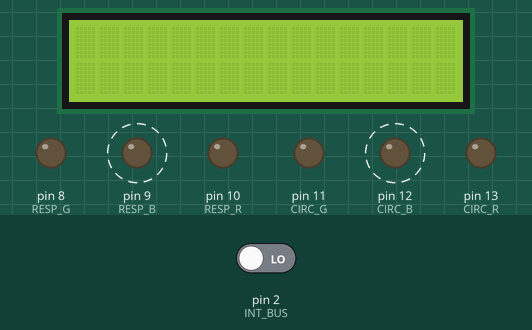
The sketch below on a simulated Arduino Uno, built with avr-gcc and run on an emulated ATmega328P. Shown: 16×2 character LCD, output pins drawn as LEDs (lit = HIGH). Dashed ring = blinking. The inputs (shaded band) are chosen by the test bench; at power-on: pin 2 (INT_BUS) LOW. What the sketch prints to the serial monitor is not drawn.

Above: at 0.2 s.
At 0.86 s:
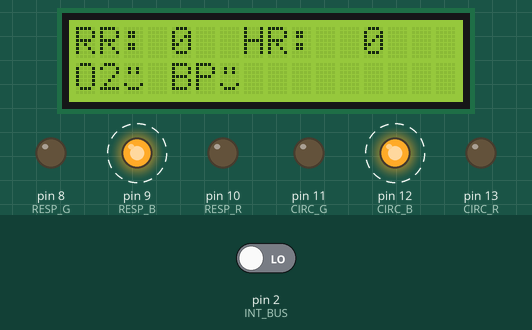
Timing chart, 0 to 130.0 s (numbered marks = the images above):
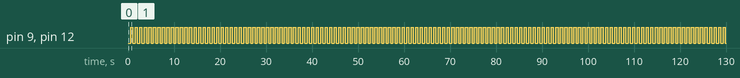

Measured:
- by itself, pin 9 (RESP_B), pin 12 (CIRC_B): alternates HIGH for 0.49 s and LOW for 0.49 s

The sketch:

vitals_wristband.ino
```cpp
#include <Wire.h>
#include <LiquidCrystal_I2C.h>

LiquidCrystal_I2C lcd(0x27, 16, 2);

// Pin definitions
// INT_BUS is the shared interrupt line that triggers INT0 on Arduino pin 2.
// The ISR then reads Port D to see which individual sensor line is high.
#define INT_BUS     2
#define HR_PIN      3
#define RR_PIN      4
#define SPO2_PIN    5
#define BP_LO_PIN   6
#define BP_HI_PIN   7

// Respiratory LED (common cathode RGB: writing HIGH turns that color on)
#define RESP_R      10
#define RESP_B      9
#define RESP_G      8

// Circulatory LED (common cathode RGB: writing HIGH turns that color on)
#define CIRC_R      13
#define CIRC_B      12
#define CIRC_G      11

// Timer constants
// All times below are expressed in software "ticks" of Timer1 Compare Match A.
// One tick = one TIMER1_COMPA interrupt = about 16.384 ms.
#define HR_WIN_OVF       366UL   // ~6 s heart-rate measurement window
#define RR_WIN_OVF       732UL   // ~12 s respiratory-rate measurement window
#define DEBOUNCE_OVF       3UL   // ~49 ms debounce window
#define FLASH_OVF         30UL   // ~500 ms LED blink period
#define LCD_OVF           30UL   // ~500 ms LCD refresh period
#define LATCH_30S_OVF   1831UL   // ~30 s latch duration

// Counts gathered over a fixed window are scaled to a per-minute rate.
#define BPM_SCALE   10UL         // 6 s window -> multiply by 10 for BPM
#define RPM_SCALE    5UL         // 12 s window -> multiply by 5 for RPM

// ISR-shared variables
// volatile tells the compiler these values can change outside normal code flow
// --> always read from memory rather than caching
volatile uint32_t ovf_count     = 0;   // software timebase; increments every Timer1 compare match (~16.384 ms)

volatile uint8_t  hr_count      = 0;   // accepted HR pulses in current 6 s window
volatile uint32_t hr_win_start  = 0;   // tick when current HR window began
volatile uint32_t hr_last       = 0;   // tick of last accepted HR pulse (for debounce)

volatile uint8_t  rr_count      = 0;   // accepted RR pulses in current 12 s window
volatile uint32_t rr_win_start  = 0;   // tick when current RR window began
volatile uint32_t rr_last       = 0;   // tick of last accepted RR pulse (for debounce)

// Abnormal states latched by the interrupt routine
volatile uint8_t  spo2_low      = 0;   // 1 = low SpO2 currently latched
volatile uint32_t spo2_start    = 0;   // tick when SpO2 low was latched
volatile uint32_t spo2_last     = 0;   // last accepted SpO2 event (for debounce)

volatile uint8_t  bp_bits       = 0;   // 00 normal, 01 low, 10 high
volatile uint32_t bp_start      = 0;   // tick when BP state was latched
volatile uint32_t bp_last       = 0;   // last accepted BP event (for debounce)

// Main-loop variables
uint8_t  bpm        = 0;   // most recent heart-rate result
uint8_t  rpm        = 0;   // most recent respiratory-rate result

uint8_t  hr_state   = 0;   // 00 normal, 01 low, 10 high
uint8_t  rr_state   = 0;
uint8_t  spo2_state = 0;
uint8_t  bp_state   = 0;

uint8_t  sys_state  = 0;   // 0 normal, 1 systemic depression, 2 systemic excitation

uint32_t flash_last    = 0;   // last time the system flash state toggled
uint32_t lcd_last      = 0;   // last LCD refresh tick
uint8_t  flash_on      = 0;   // toggled every FLASH_OVF ticks

uint32_t hr_beat_last  = 0;   // last time heart icon toggled
uint8_t  hr_beat_on    = 0;   // heart icon animation state
uint32_t rr_flash_last = 0;   // last time circle icon toggled
uint8_t  rr_flash_on   = 0;   // circle icon animation state

// Custom LCD characters
// Stored in the HD44780 CGRAM
byte charSmile[8] = {
  B00000,
  B01010,
  B01010,
  B00000,
  B00000,
  B10001,
  B01110,
  B00000
};

byte charDown[8] = {
  B00100,
  B00100,
  B00100,
  B00100,
  B10101,
  B01110,
  B00100,
  B00000
};

byte charUp[8] = {
  B00100,
  B01110,
  B10101,
  B00100,
  B00100,
  B00100,
  B00100,
  B00000
};

byte charHeart[8] = {
  B00000,
  B01010,
  B11111,
  B11111,
  B01110,
  B00100,
  B00000,
  B00000
};

byte charCircle[8] = {
  B00000,
  B01110,
  B10001,
  B10001,
  B10001,
  B01110,
  B00000,
  B00000
};

// Timer1 Compare Match ISR
// Runs once every Timer1 compare match.
// With 16 MHz clock, prescaler 1024, and OCR1A = 255:
// timer clock = 16,000,000 / 1024 = 15,625 Hz
// ISR period  = 256 / 15,625 = 16.384 ms
ISR(TIMER1_COMPA_vect) {
  ovf_count++;
}

// External interrupt ISR
// INT0 is tied to Arduino pin 2.
// Any sensor pulse raises the shared INT_BUS line, which triggers this ISR.
// We then read all of Port D once to see which sensor line(s) are active.
ISR(INT0_vect) {
  uint8_t  pins = PIND;      // snapshot PD0-PD7 in one direct register read
  uint32_t now  = ovf_count;

  // Heart-rate pulse on PD3 / Arduino pin 3
  if (pins & _BV(3)) {
    if ((now - hr_last) > DEBOUNCE_OVF) {
      hr_count++;
      hr_last = now;
    }
  }

  // Respiratory-rate pulse on PD4 / Arduino pin 4
  if (pins & _BV(4)) {
    if ((now - rr_last) > DEBOUNCE_OVF) {
      rr_count++;
      rr_last = now;
    }
  }

  // SpO2 low event on PD5 / Arduino pin 5
  // Latch low condition for 30 s; main loop clears it later.
  if (pins & _BV(5)) {
    if ((now - spo2_last) > DEBOUNCE_OVF) {
      spo2_low   = 1;
      spo2_start = now;
      spo2_last  = now;
    }
  }

  // BP low event on PD6 / Arduino pin 6
  // Ignore if BP high is already latched.
  if (pins & _BV(6)) {
    if (bp_bits != 0b10 && (now - bp_last) > DEBOUNCE_OVF) {
      bp_bits  = 0b01;
      bp_start = now;
      bp_last  = now;
    }
  }

  // BP high event on PD7 / Arduino pin 7
  // Ignore if BP low is already latched.
  if (pins & _BV(7)) {
    if (bp_bits != 0b01 && (now - bp_last) > DEBOUNCE_OVF) {
      bp_bits  = 0b10;
      bp_start = now;
      bp_last  = now;
    }
  }
}

void setup() {
  // Sensor inputs
  // configures the hardware direction of pin as output (set data direction register bit)
  pinMode(INT_BUS,   INPUT);
  pinMode(HR_PIN,    INPUT);
  pinMode(RR_PIN,    INPUT);
  pinMode(SPO2_PIN,  INPUT);
  pinMode(BP_LO_PIN, INPUT);
  pinMode(BP_HI_PIN, INPUT);

  // LED outputs
  // pin’s DDR bit is set to 1, makes it an output
  pinMode(RESP_R, OUTPUT);
  pinMode(RESP_B, OUTPUT);
  pinMode(RESP_G, OUTPUT);

  pinMode(CIRC_R, OUTPUT);
  pinMode(CIRC_B, OUTPUT);
  pinMode(CIRC_G, OUTPUT);

  ledsOff();

  Serial.begin(9600);

  lcd.init();
  lcd.backlight();

  // Load custom icons into LCD character memory
  lcd.createChar(0, charSmile);
  lcd.createChar(1, charDown);
  lcd.createChar(2, charUp);
  lcd.createChar(3, charHeart);
  lcd.createChar(4, charCircle);

  // Timer1 setup
  // TCCR1A = 0 clears compare output bits and lower WGM bits
  // WGM12 = 1 in TCCR1B selects CTC mode (clear timer on compare match)
  // CS12 and CS10 = 1 select prescaler 1024
  // OCR1A = 255 means compare match occurs when TCNT1 reaches 255
  // OCIE1A enables the Timer1 Compare Match A interrupt
  TCCR1A = 0;
  TCCR1B = _BV(WGM12) | _BV(CS12) | _BV(CS10);
  OCR1A  = 255;
  TIMSK1 = _BV(OCIE1A);

  // External interrupt setup
  // ISC01 and ISC00 are the interrupt sense control bits for INT0
  // When pin 2 rises, INT0_vect runs
  EICRA |= (_BV(ISC01) | _BV(ISC00));
  EIMSK |= _BV(INT0); // set enable bit in the interrupt mask register

  sei();   // enable global interrupts from this point onward

  // Initialize all time references to the same startup tick
  uint32_t t = ovf_count;
  hr_win_start  = t;
  rr_win_start  = t;
  flash_last    = t;
  lcd_last      = t;
  hr_beat_last  = t;
  rr_flash_last = t;
}

void loop() {
  // Take one consistent snapshot of ISR-updated state.
  // cli()/sei() is needed because some values are 32-bit on an 8-bit MCU.
  cli();
  uint32_t now = ovf_count;
  uint8_t  sp  = spo2_low;
  uint8_t  bp  = bp_bits;
  uint32_t sp_start_local = spo2_start;
  uint32_t bp_start_local = bp_start;
  sei();

  // Clear latched faults after 30 s
  if (sp && ((now - sp_start_local) >= LATCH_30S_OVF)) {
    // Re-check while interrupts are off so the ISR cannot update the latch mid-clear.
    cli();
    if ((ovf_count - spo2_start) >= LATCH_30S_OVF) {
      spo2_low = 0;
    }
    sei();
  }

  if (bp && ((now - bp_start_local) >= LATCH_30S_OVF)) {
    cli();
    if ((ovf_count - bp_start) >= LATCH_30S_OVF) {
      bp_bits = 0b00;
    }
    sei();
  }

  // Rate calculations
  // Every 6 s: snapshot HR pulse count, clear it atomically, convert to BPM.
  if ((now - hr_win_start) >= HR_WIN_OVF) {
    cli();
    uint8_t beats = hr_count;
    hr_count = 0;
    sei();

    bpm = beats * BPM_SCALE;
    hr_win_start = now;
  }

  // Every 12 s: snapshot RR pulse count, clear it atomically, convert to RPM.
  if ((now - rr_win_start) >= RR_WIN_OVF) {
    cli();
    uint8_t breaths = rr_count;
    rr_count = 0;
    sei();

    rpm = breaths * RPM_SCALE;
    rr_win_start = now;
  }

  // Re-read latched states in case they changed during the rate calculations.
  cli();
  sp = spo2_low;
  bp = bp_bits;
  sei();

  // Classify vital signs
  hr_state   = (bpm < 50) ? 0b01 : (bpm > 110) ? 0b10 : 0b00;
  rr_state   = (rpm < 12) ? 0b01 : (rpm > 24)  ? 0b10 : 0b00;
  spo2_state = sp;
  bp_state   = bp;

  // System-level state only depends on HR and RR together.
  if      (hr_state == 0b01 && rr_state == 0b01) sys_state = 1;   // systemic depression
  else if (hr_state == 0b10 && rr_state == 0b10) sys_state = 2;   // systemic excitation
  else                                           sys_state = 0;   // otherwise normal

  // Timed behaviour
  // Toggle shared flash flag every ~500 ms.
  if ((now - flash_last) >= FLASH_OVF) {
    flash_last = now;
    flash_on   = !flash_on;
  }

  // Heart icon blinks at the measured BPM rate.
  if (bpm > 0) {
    uint32_t half_period = 1831UL / bpm;   // 1831 ticks ≈ 30 s, so 30 s / BPM = half-cycle
    if ((now - hr_beat_last) >= half_period) {
      hr_beat_last = now;
      hr_beat_on   = !hr_beat_on;
    }
  } else {
    hr_beat_on = 0;
  }

  // Circle icon blinks at the measured RPM rate.
  if (rpm > 0) {
    uint32_t half_period = 1831UL / rpm;
    if ((now - rr_flash_last) >= half_period) {
      rr_flash_last = now;
      rr_flash_on   = !rr_flash_on;
    }
  } else {
    rr_flash_on = 0;
  }

  updateLEDs();

  // Refresh LCD at ~2 Hz.
  if ((now - lcd_last) >= LCD_OVF) {
    lcd_last = now;
    updateDisplay();
  }
}

// LED helpers
// Common cathode means HIGH turns a channel on, LOW turns it off.
void ledsOff() {
  digitalWrite(RESP_R, LOW);
  digitalWrite(RESP_B, LOW);
  digitalWrite(RESP_G, LOW);

  digitalWrite(CIRC_R, LOW);
  digitalWrite(CIRC_B, LOW);
  digitalWrite(CIRC_G, LOW);
}

void setResp(uint8_t r, uint8_t g, uint8_t b) {
  digitalWrite(RESP_R, r ? HIGH : LOW);
  digitalWrite(RESP_B, b ? HIGH : LOW);
  digitalWrite(RESP_G, g ? HIGH : LOW);
}

void setCirc(uint8_t r, uint8_t g, uint8_t b) {
  digitalWrite(CIRC_R, r ? HIGH : LOW);
  digitalWrite(CIRC_B, b ? HIGH : LOW);
  digitalWrite(CIRC_G, g ? HIGH : LOW);
}

void updateLEDs() {
  if (sys_state == 1) {
    // Both low -> both systems flash blue
    if (flash_on) {
      setResp(0, 0, 1);
      setCirc(0, 0, 1);
    } else {
      ledsOff();
    }

  } else if (sys_state == 2) {
    // Both high -> both systems flash red
    if (flash_on) {
      setResp(1, 0, 0);
      setCirc(1, 0, 0);
    } else {
      ledsOff();
    }

  } else {
    // Otherwise show each subsystem independently
    if      (rr_state == 0b10) setResp(1, 0, 0);  // RR high = red
    else if (rr_state == 0b01) setResp(0, 0, 1);  // RR low  = blue
    else                       setResp(0, 1, 0);  // RR normal = green

    if      (hr_state == 0b10) setCirc(1, 0, 0);  // HR high = red
    else if (hr_state == 0b01) setCirc(0, 0, 1);  // HR low  = blue
    else                       setCirc(0, 1, 0);  // HR normal = green
  }
}

// LCD / serial output
void updateDisplay() {
  Serial.print("BPM:");   Serial.print(bpm);
  Serial.print(",RR:");   Serial.print(rpm);
  Serial.print(",SPO2:"); Serial.print(spo2_state);
  Serial.print(",BP:");   Serial.println(bp_state);

  // Row 1: RR value + breathing icon, HR value + heart icon
  lcd.setCursor(0, 0);
  lcd.print("RR:");
  if (rpm < 10) lcd.print(' ');
  lcd.print(rpm);
  if (rr_flash_on) lcd.write(byte(4)); else lcd.print(' ');

  lcd.print(" HR:");
  if (bpm < 100) lcd.print(' ');
  if (bpm < 10)  lcd.print(' ');
  lcd.print(bpm);
  if (hr_beat_on) lcd.write(byte(3)); else lcd.print(' ');

  // Row 2: O2 icon and BP icon
  lcd.setCursor(0, 1);
  lcd.print("O2");
  if (spo2_state == 0) lcd.write(byte(0));   // smile = normal
  else                 lcd.write(byte(1));   // down arrow = low

  lcd.print(" BP");
  if      (bp_state == 0b00) lcd.write(byte(0));   // smile = normal
  else if (bp_state == 0b01) lcd.write(byte(1));   // down = low
  else if (bp_state == 0b10) lcd.write(byte(2));   // up = high
  else                       lcd.print('?');

  lcd.print("         ");   // clear leftover characters from the previous frame
}
```
